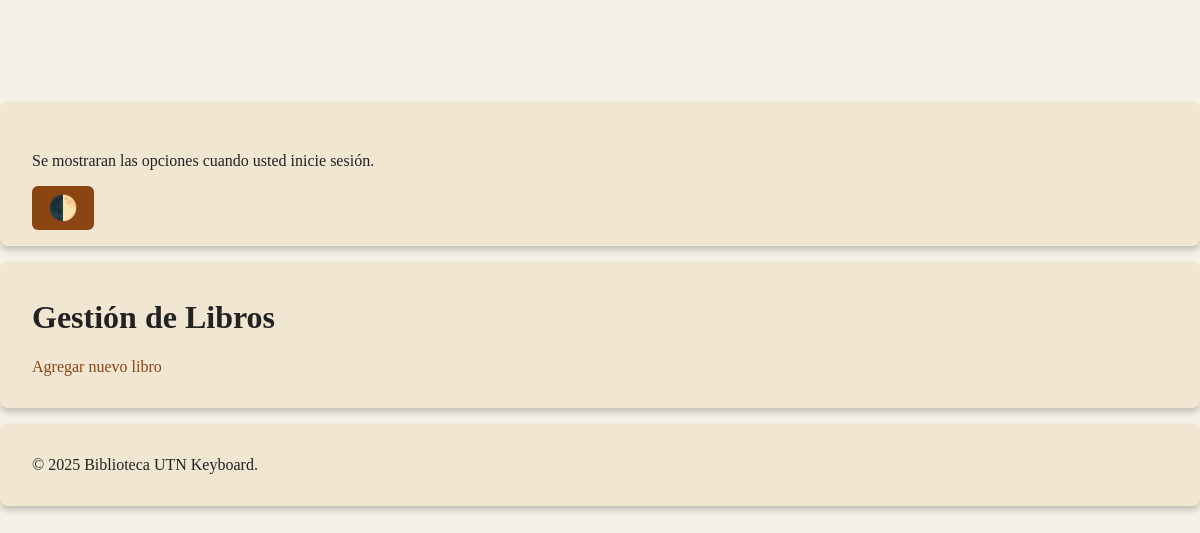
/libros-lista.php, run on an earlier commit of the app's database.
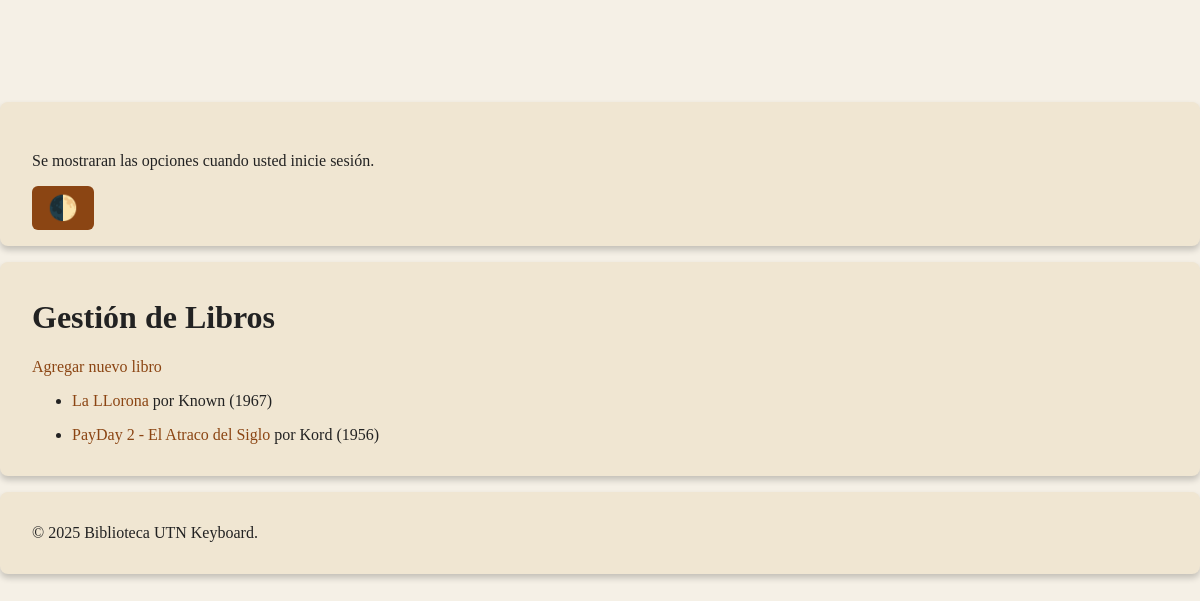
And on a later commit of the database.
### tables this page shows
CREATE TABLE libros (
                    id INTEGER PRIMARY KEY AUTOINCREMENT,
                    titulo TEXT NOT NULL,
                    autor TEXT NOT NULL,
                    anio INTEGER
                );

### libros-lista.php (the view, shortened to what this page needs)
<?php
try {
    $pdo = Bd::pdo();
    $stmt = $pdo->query("SELECT id, titulo, autor, anio FROM libros ORDER BY titulo");
    $libros = $stmt->fetchAll(PDO::FETCH_ASSOC);
    $render = "";
    foreach ($libros as $l) {
        $id = htmlentities($l['id']);
        $titulo = htmlentities($l['titulo']);
        $autor = htmlentities($l['autor']);
        $anio = htmlentities($l['anio']);
        $render .= "
        <li>
            <p>
                <a href='libros-busca.php?id=$id'>$titulo</a> por $autor ($anio)
            </p>
        </li>";
    }
    require "libros-vista.php";
} catch (Exception $e) {
    $errorHtml = htmlentities($e->getMessage());
    require "error.php";
}

### libros-vista.php (shortened to what this page needs)
<!DOCTYPE html>
<html lang="es">
<head>
    <link rel="stylesheet" href="estilos.css">
</head>
<body>
    <?php require "header.php" ?>
    <main>
        <h1>Gestión de Libros</h1>
        <p><a href="libros-agrega.php">Agregar nuevo libro</a></p>
        <ul><?= $render ?></ul>
    </main>
    <?php require "footer.php" ?>
</body>
</html>

### header.php (shortened to what this page needs)
<header>
  <p>
  </p>
    <?php require "navegacion.php" ?>
  <nav id="navegacionAncha" aria-label="Navegación del sitio">
    <?php require "navegacion.php" ?>
  </nav>
</header>

### navegacion.php (shortened to what this page needs)
<?php if (isset($_SESSION['USU_ID'])): ?>
    <ul>
      <li>
  <button type="button" onclick="toggleModoOscuro()" style="cursor:pointer; font-size: 1.5em;" aria-label="Cambiar modo de color">
    <span id="theme-icon">🌓</span>
  </button>
</li>
        <li><a href="index.php">Inicio</a></li>
        <li><a href="info.php">Info</a></li>
        <li><a href="usuarios.php">Usuarios</a></li>
        <li><a href="libros.php">Libros</a></li>
        <li><a href="logout.php">Salir</a></li>
    </ul>
<?php else: ?>
    <p>Se mostraran las opciones cuando usted inicie sesión.</p>
  <button type="button" onclick="toggleModoOscuro()" style="cursor:pointer; font-size: 1.5em;" aria-label="Cambiar modo de color">
    <span id="theme-icon">🌓</span>
  </button>
<?php endif; ?>

### footer.php
<footer>
  <p>
   © 2025 Biblioteca UTN Keyboard.
  </p>
</footer>

### estilos.css (style rules this page uses)
:root { --bg: #f5f0e6; --text: #222222; --card: #f0e6d2; --accent: #8b4513; --accent-hover: #c17d11; --muted: #666666; --shadow: rgba(0,0,0,0.2); }
html, body { background-color: var(--bg); color: var(--text); margin: 0; font-family: 'Georgia', serif; transition: background-color 0.3s ease, color 0.3s ease; animation: fadeIn 1s ease; }
main, nav, footer { background-color: var(--card); padding: 1rem 2rem; margin: 1rem auto; border-radius: 8px; box-shadow: 0 4px 6px var(--shadow); transition: background-color 0.3s ease, color 0.3s ease, box-shadow 0.3s ease; animation: fadeIn 1s ease; }
a { color: var(--accent); text-decoration: none; transition: all 0.3s ease; }
button { background-color: var(--accent); color: #fff; border: none; padding: 0.5rem 1rem; border-radius: 6px; cursor: pointer; font-weight: bold; transition: all 0.3s ease; }
#navegacionAncha { display: none; }
@media (min-width: 600px) { #navegacionAncha { display: block; } }
body, main, nav, footer, form, table { transition: background-color 0.25s ease, color 0.25s ease, box-shadow 0.25s ease; }

What changed in the data, as far as the page shows it:
added libros: titulo "La LLorona", autor "Known", anio "1967"
added libros: titulo "PayDay 2 - El Atraco del Siglo", autor "Kord", anio "1956"
